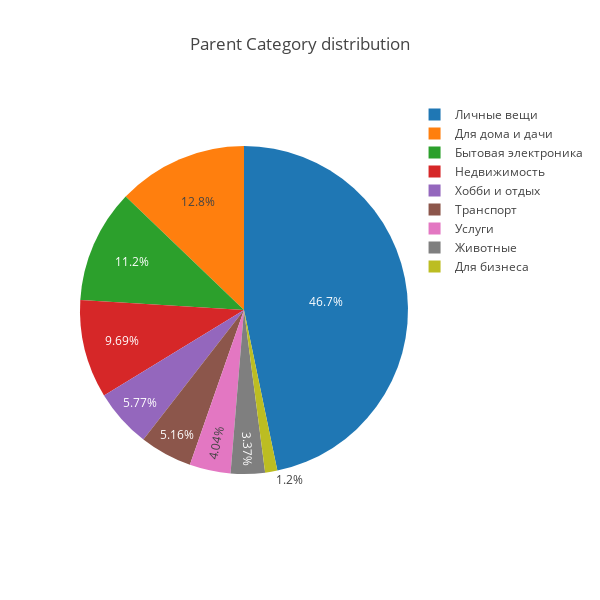

Notebook code for this chart:
### Markdown cell above
点击最多的三个城市是：

Екатеринбург

Краснодар

Новосибирск

### Code cell
# 让我们查看顶级广告分类。
tmp_series = train_df['parent_category_name'].value_counts()

labels = (np.array(tmp_series.index))
sizes = (np.array((tmp_series / tmp_series.sum())*100))

trace = go.Pie(labels=labels, values=sizes)
layout = go.Layout(
    title = "Parent Category distribution",
    width = 600,
    height = 600,
)

data = [trace]
fig = go.Figure(data=data, layout=layout)
py.iplot(fig, filename="parentcategory")

### Figure 1 — Plotly figure (JSON) as saved in the notebook; plotly's stock layout.template omitted (floating-point values rounded to 4 significant figures)
{"data": [{"labels": ["Личные вещи", "Для дома и дачи", "Бытовая электроника", "Недвижимость", "Хобби и отдых", "Транспорт", "Услуги", "Животные", "Для бизнеса"], "type": "pie", "uid": "fc7b67d3-8f04-4411-a7ef-abb945e5f6d3", "values": [46.74, 12.83, 11.2, 9.69, 5.77, 5.16, 4.04, 3.37, 1.2]}], "layout": {"height": 600, "title": {"text": "Parent Category distribution"}, "width": 600}}
